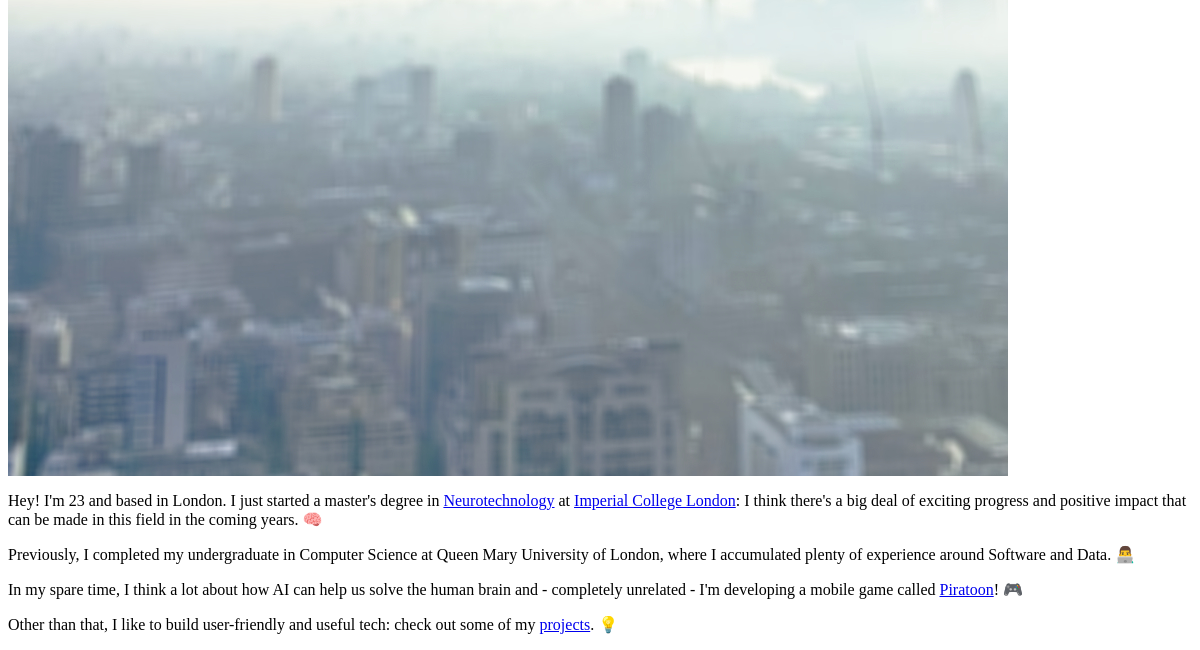
The page /sections/about/ (lower part) on the database as committed earlier.
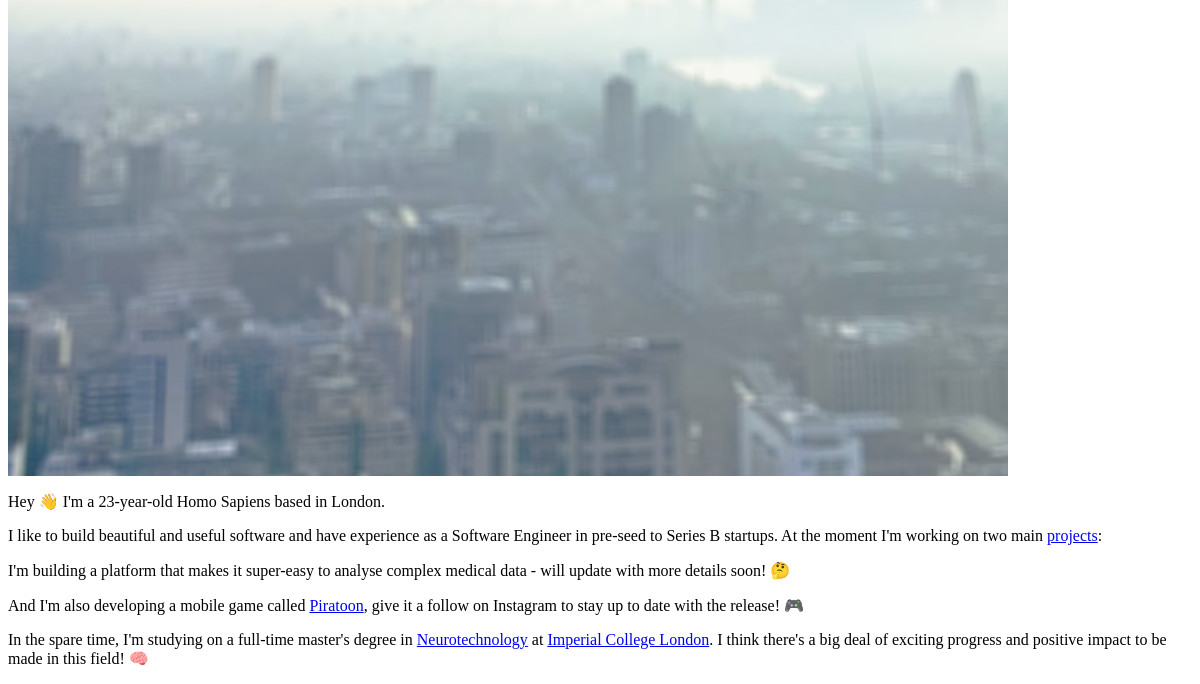
The same page on the database as committed later.
### website/models.py (models this page shows, shortened)
class AboutText(models.Model):
    content = models.TextField()

### website/views.py (the view)
# urls.py: path('sections/about/', views.about, name='about'),
def about(request):
    template = loader.get_template('website/about.html')
    content = AboutText.objects.all()
    return HttpResponse(template.render({ "about_text" : content[0].content }, request))

### templates/website/about.html (shortened to what this page needs)
{% load static %}
<div class="image">
  <img id="back" src="{% static 'foto-bg.jpg' %}" />
</div>
<div class="right">
  <div class="blue text" id="about-text">
    {% autoescape off %} {{ about_text }} {% endautoescape %}
  </div>
</div>

Rows that differ between the two databases and show on the page:
changed AboutText: content "Hey! I'm 23 and based in London. I just started a master's degree in Neurotechnology at Imperial College London : I think there's a big deal of exciting progress and positive impact that can be made in this field in the coming years. 🧠 Previously, I completed my undergraduate in Computer Science at Queen Mary University of London, where I accumulated plenty of experience around Software and Data. 👨‍💻 In my spare time, I think a lot about how AI can help us solve the human brain and - completely unrelated - I'm developing a mobile game called Piratoon ! 🎮 Other than that, I like to build user-friendly and useful tech: check out some of my projects . 💡" → "Hey 👋 I'm a 23-year-old Homo Sapiens based in London. I like to build beautiful and useful software and have experience as a Software Engineer in pre-seed to Series B startups. At the moment I'm working on two main projects : I'm building a platform that makes it super-easy to analyse complex medical data - will update with more details soon! 🤔 And I'm also developing a mobile game called Piratoon , give it a follow on Instagram to stay up to date with the release! 🎮 In the spare time, I'm studying on a full-time master's degree in Neurotechnology at Imperial College London . I think there's a big deal of exciting progress and positive impact to be made in this field! 🧠"
